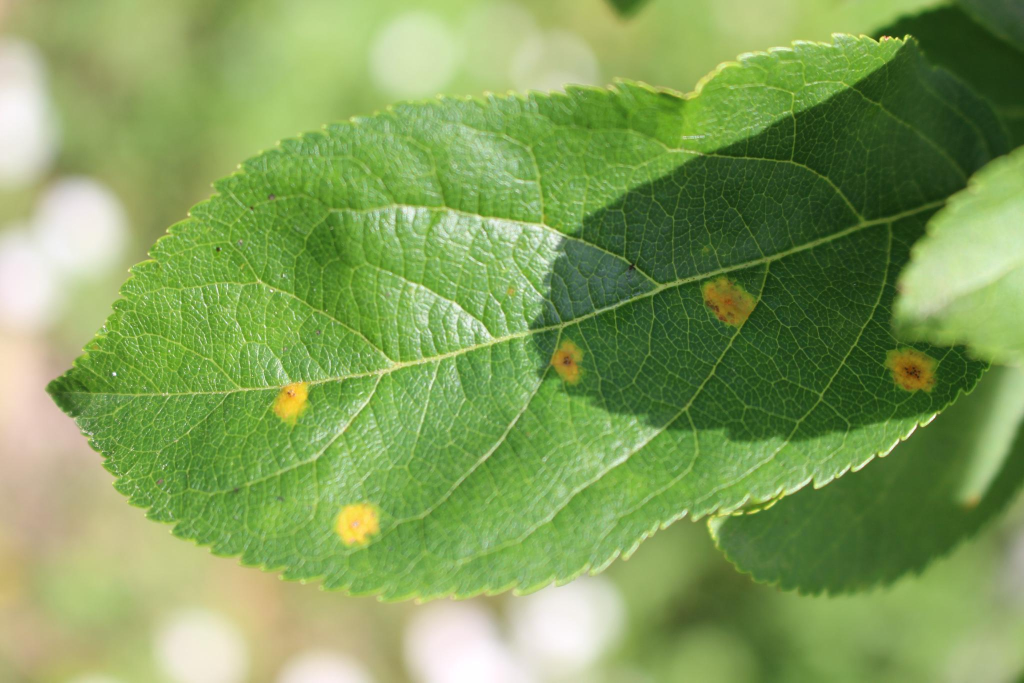
#> input picture Introducao a Visao Computacional/5. Pre-processamento/imagemTeste.jpg, 2048 x 1365 px (shown at 1/2 size)
$ python adicao_alteracao_contraste.py
#> lines starting #> are read from the running program, lines starting #| are printed output that depends on the picture
import	cv2
import	numpy	as	np
from	matplotlib	import	pyplot	as	grafico

imagemOriginal	=	cv2.imread("imagemTeste.jpg",	0)
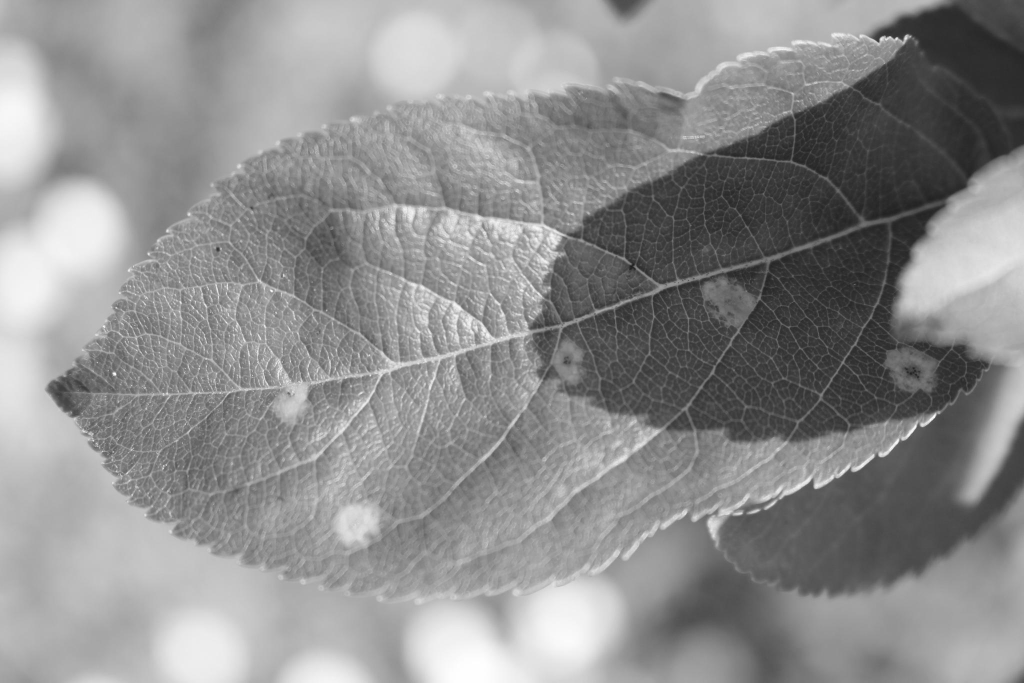
#> imagemOriginal: shape (1365, 2048) (shown at 1/2 size); min 29, max 255, mean 142

#escala Correto
imagemEscalada	=	cv2.resize(
        imagemOriginal,
        None,
        fx	= 0.5,
        fy	= 0.5,
        interpolation	=	cv2.INTER_CUBIC
    )
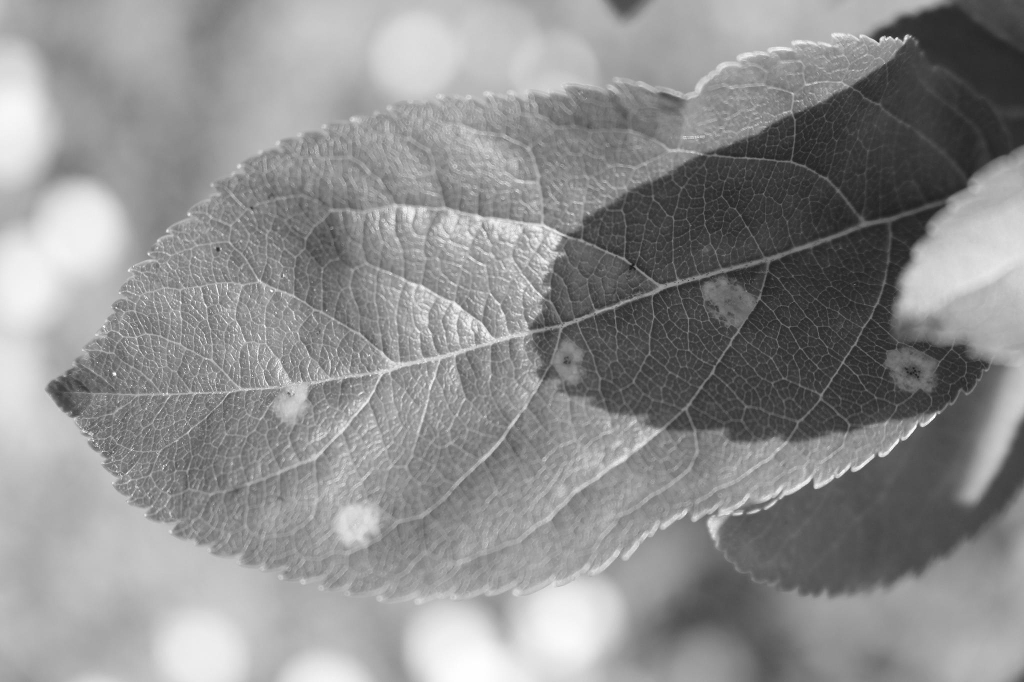
#> imagemEscalada: shape (682, 1024); min 27, max 255, mean 142

#adição de contraste
imagemClara	=	cv2.add(imagemEscalada,	40)
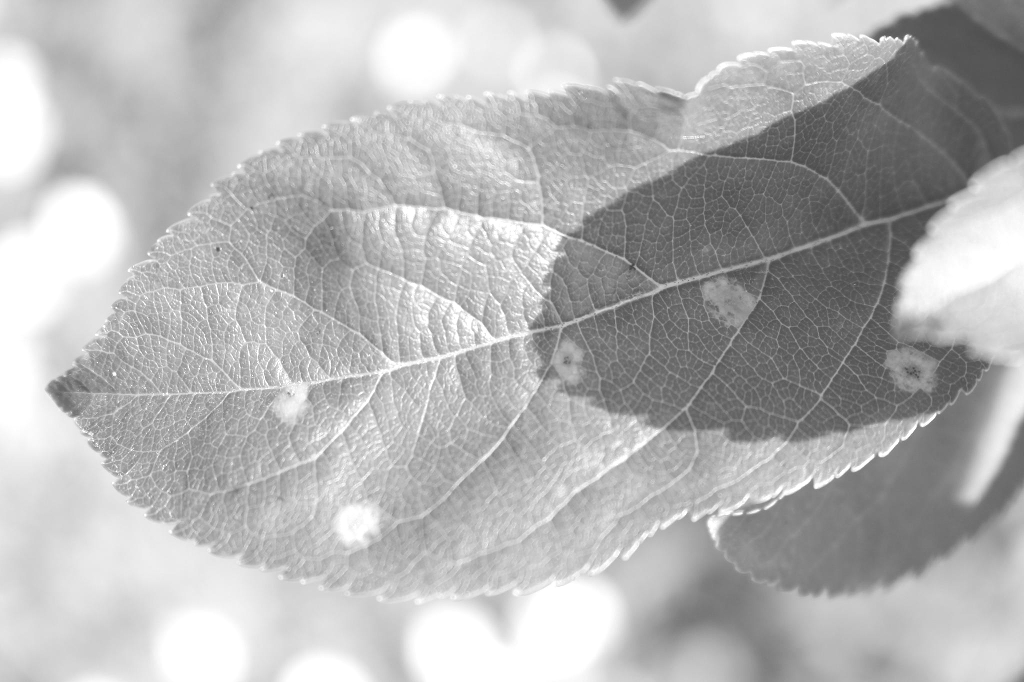
#> imagemClara: shape (682, 1024); min 67, max 255, mean 181
imagemEscura	=	cv2.add(imagemEscalada,	-40)
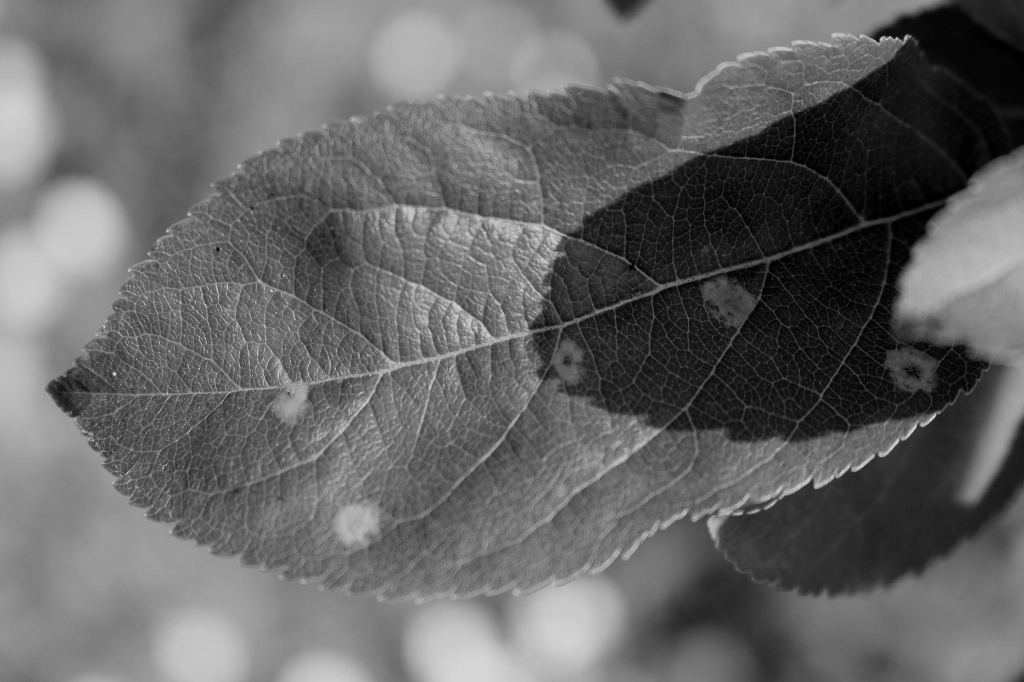
#> imagemEscura: shape (682, 1024); min 0, max 215, mean 102

#exibição da imagem
cv2.imshow("Imagem	Original",	imagemEscalada)
cv2.imshow("Imagem	Clara",	imagemClara)
cv2.imshow("Imagem	Escura",	imagemEscura)

#grafico de escalonamento de luz
grafico.hist(imagemEscalada.ravel(),	256,	[0,256])

grafico.figure()
grafico.hist(imagemClara.ravel(),	256,	[0,256])

grafico.figure()
grafico.hist(imagemEscura.ravel(),	256,	[0,256])

grafico.show()
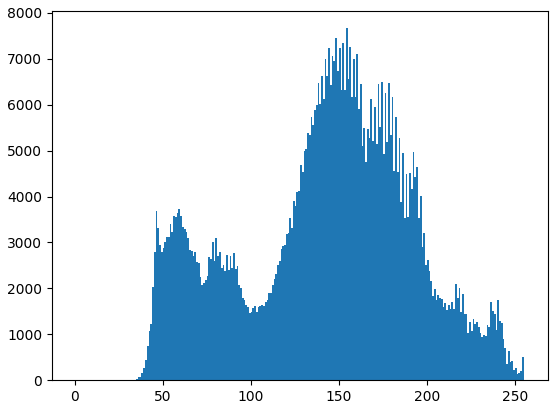
#> figure drawn by matplotlib, 1 panel; tallest bar 7668 high, from x = 154 to 155
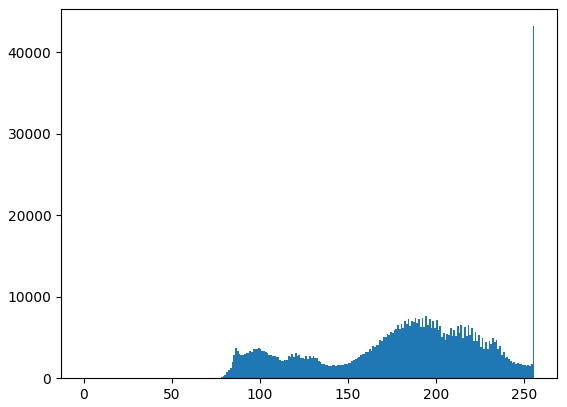
#> figure drawn by matplotlib, 1 panel; tallest bar 43223 high, from x = 255 to 256
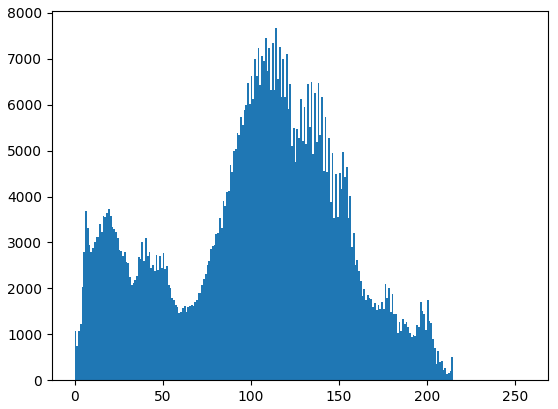
#> figure drawn by matplotlib, 1 panel; tallest bar 7668 high, from x = 114 to 115
cv2.waitKey(0)
cv2.destroyAllWindows()
